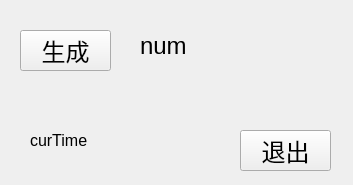
<?xml version="1.0" encoding="UTF-8"?>
<ui version="4.0">
 <class>Home</class>
 <widget class="QWidget" name="Home">
  <property name="geometry">
   <rect>
    <x>0</x>
    <y>0</y>
    <width>353</width>
    <height>185</height>
   </rect>
  </property>
  <property name="font">
   <font>
    <pointsize>309</pointsize>
   </font>
  </property>
  <property name="windowTitle">
   <string>Form</string>
  </property>
  <widget class="QLabel" name="label_curTime">
   <property name="geometry">
    <rect>
     <x>30</x>
     <y>120</y>
     <width>191</width>
     <height>41</height>
    </rect>
   </property>
   <property name="font">
    <font>
     <pointsize>12</pointsize>
    </font>
   </property>
   <property name="text">
    <string>curTime</string>
   </property>
  </widget>
  <widget class="QPushButton" name="button_exit">
   <property name="geometry">
    <rect>
     <x>240</x>
     <y>130</y>
     <width>91</width>
     <height>41</height>
    </rect>
   </property>
   <property name="font">
    <font>
     <pointsize>18</pointsize>
    </font>
   </property>
   <property name="text">
    <string>退出</string>
   </property>
  </widget>
  <widget class="QPushButton" name="button_getRandNum">
   <property name="geometry">
    <rect>
     <x>20</x>
     <y>30</y>
     <width>91</width>
     <height>41</height>
    </rect>
   </property>
   <property name="font">
    <font>
     <pointsize>18</pointsize>
    </font>
   </property>
   <property name="text">
    <string>生成</string>
   </property>
  </widget>
  <widget class="QLabel" name="label_randNum">
   <property name="geometry">
    <rect>
     <x>140</x>
     <y>20</y>
     <width>101</width>
     <height>51</height>
    </rect>
   </property>
   <property name="font">
    <font>
     <pointsize>18</pointsize>
    </font>
   </property>
   <property name="text">
    <string>num</string>
   </property>
  </widget>
 </widget>
 <resources/>
 <connections/>
</ui>
